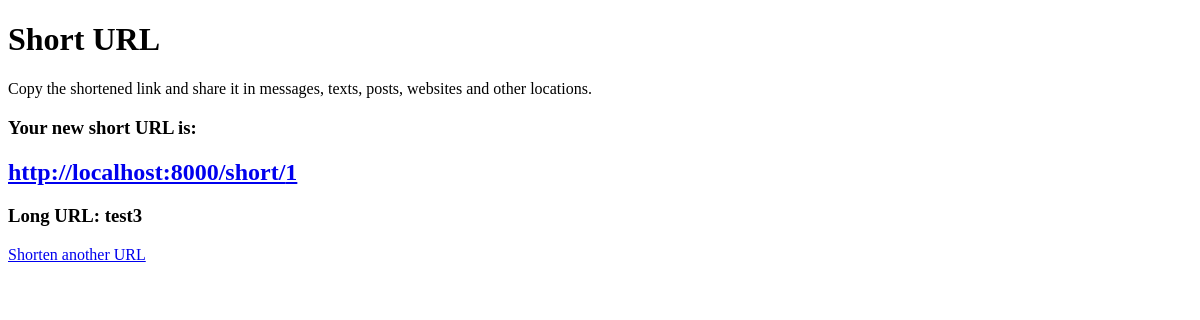
/newurl/1, run on an earlier commit of the app's database.
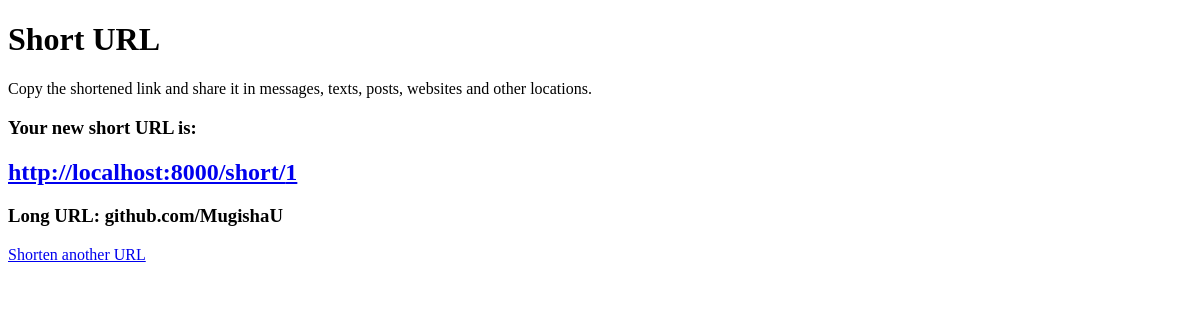
And on a later commit of the database.
### main_app/models.py (models this page shows, shortened)
class Urls(models.Model):
    long_url = models.CharField(max_length=10000)
    short_url = models.CharField(max_length=30)

### main_app/views.py (the view)
# urls.py: path('newurl/<int:pk>', views.newurl, name="newurl")
def newurl(request, pk):
    context = { 'url_object': Urls.objects.get(short_url = pk) }
    return render(request, "pages/short.html", context)

### main_app/templates/pages/short.html (shortened to what this page needs)
<!DOCTYPE html>
<html lang="en">
<head>
</head>
<body>
    <h1>Short URL</h1>
    <p>Copy the shortened link and share it in messages, texts, posts, websites and other locations.</p>
    <div>
        <h3>Your new short URL is:</h3>
        <a href="http://localhost:8000/short/{{url_object.short_url}}"><h2>http://localhost:8000/short/{{url_object.short_url}}</h2></a>
        <h3>Long URL: {{url_object.long_url}}</h3>
        <a href="{% url 'home' %}">Shorten another URL</a>
    </div>
</body>
</html>

What changed in the data, as far as the page shows it:
removed Urls: short_url "1", long_url "test3"
added Urls: short_url "1", long_url "github.com/MugishaU"
